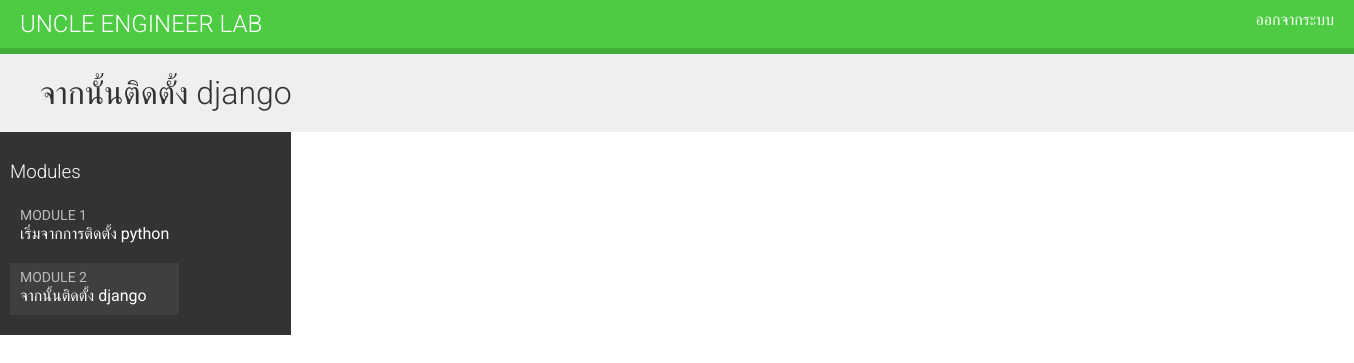
The app's page /students/course/6/7 (signed in), older data.
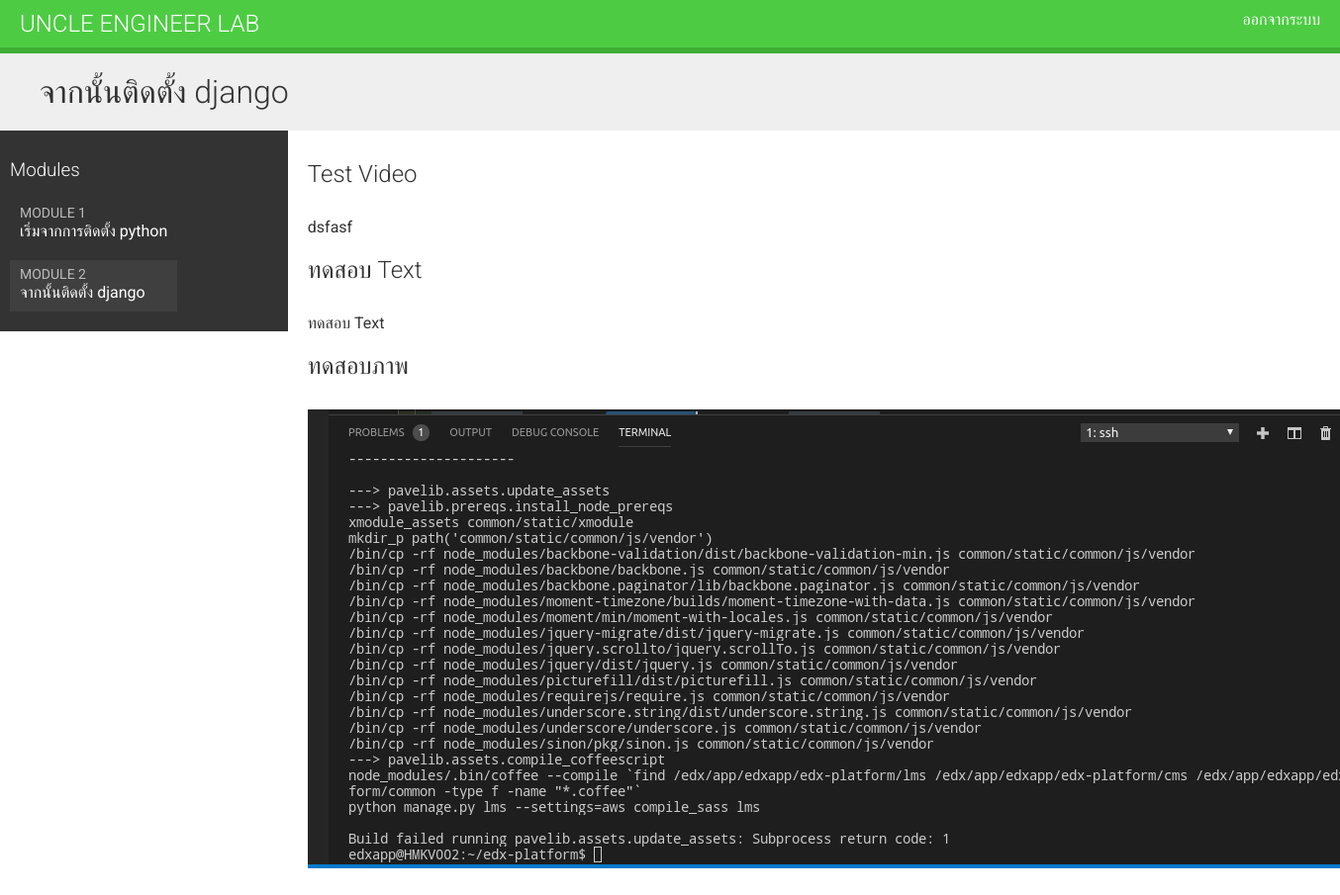
The same page, newer data.
### courses/models.py (models this page shows, shortened)
class Module(models.Model):
    course = models.ForeignKey(Course,
    related_name='modules', on_delete=models.CASCADE)
    title = models.CharField(max_length=200)
    description = models.TextField(blank=True)
    order = OrderField(blank=True, for_fields=['course'])
    def __str__(self):
        return '{}, {}'.format(self.order, self.title)
    class Meta:
        ordering = ['order']

class Content(models.Model):
    module = models.ForeignKey(Module, related_name='contents', on_delete=models.CASCADE)
    content_type = models.ForeignKey(ContentType,on_delete=models.CASCADE,limit_choices_to={'model__in':('text','video','image','file')})
    object_id = models.PositiveIntegerField()
    item = GenericForeignKey('content_type', 'object_id')
    order = OrderField(blank=True, for_fields=['module'])
    class Meta:
        ordering = ['order']

class ItemBase(models.Model):
    owner = models.ForeignKey(User,related_name='%(class)s_related',on_delete=models.CASCADE)
    title = models.CharField(max_length=250)
    created = models.DateTimeField(auto_now_add=True)
    updated = models.DateTimeField(auto_now=True)
    class Meta:
        abstract = True
    def render(self):
        return render_to_string('courses/content/{}.html'.format(
                    self._meta.model_name), {'item': self})

class Text(ItemBase):
    content = models.TextField()

class Image(ItemBase):
    file = models.FileField(upload_to='images')

### students/views.py (the view)
class StudentCourseDetailView(DetailView):
    model = Course
    template_name = 'students/course/detail.html'
    def get_queryset(self):
        qs = super(StudentCourseDetailView, self).get_queryset()
        return qs.filter(students__in=[self.request.user])
    def get_context_data(self, **kwargs):
        context = super(StudentCourseDetailView,
                        self).get_context_data(**kwargs)
        course = self.get_object()
        if 'module_id' in self.kwargs:
            context['module'] = course.modules.get(id=self.kwargs['module_id'])
        else:
            context['module'] = course.modules.all()[0]
        return context

### students/templates/students/course/detail.html (shortened to what this page needs)
{% extends "base.html" %}
{% load cache %}
{% block content %}
    <h1>
        {{ module.title }}
    </h1>
    <div class="contents">
        <h3>Modules</h3>
        <ul id="modules">
        {% for m in object.modules.all %}
            <li data-id="{{ m.id }}" {% if m == module %}class="selected"{% endif %}>
                <a href="{% url "student_course_detail_module" object.id m.id %}">
                    <span>
                        Module <span class="order">{{ m.order|add:1 }}</span>
                    </span>
                    <br>
                    {{ m.title }}
                </a>
            </li>
        {% empty %}
            <li>No modules yet.</li>
        {% endfor %}
        </ul>
    </div>
    <div class="module">
        {% cache 600 module_contents module %}
            {% for content in module.contents.all %}
                {% with item=content.item %}
                    <h2>{{ item.title }}</h2>
                    {{ item.render }}
                {% endwith %}
            {% endfor %}
        {% endcache %}
    </div>
{% endblock %}

### courses/templates/courses/content/text.html
{{ item.content|linebreaks|safe }}

### courses/templates/courses/content/image.html
<p><img src="{{ item.file.url }}"></p>

Row changes from the older to the newer data that the page shows:
added Content: item "Test Video", item.content "dsfasf"
added Content: item "ทดสอบ Text", item.content "ทดสอบ Text"
added Content: item "ทดสอบภาพ", item.file (picture)
